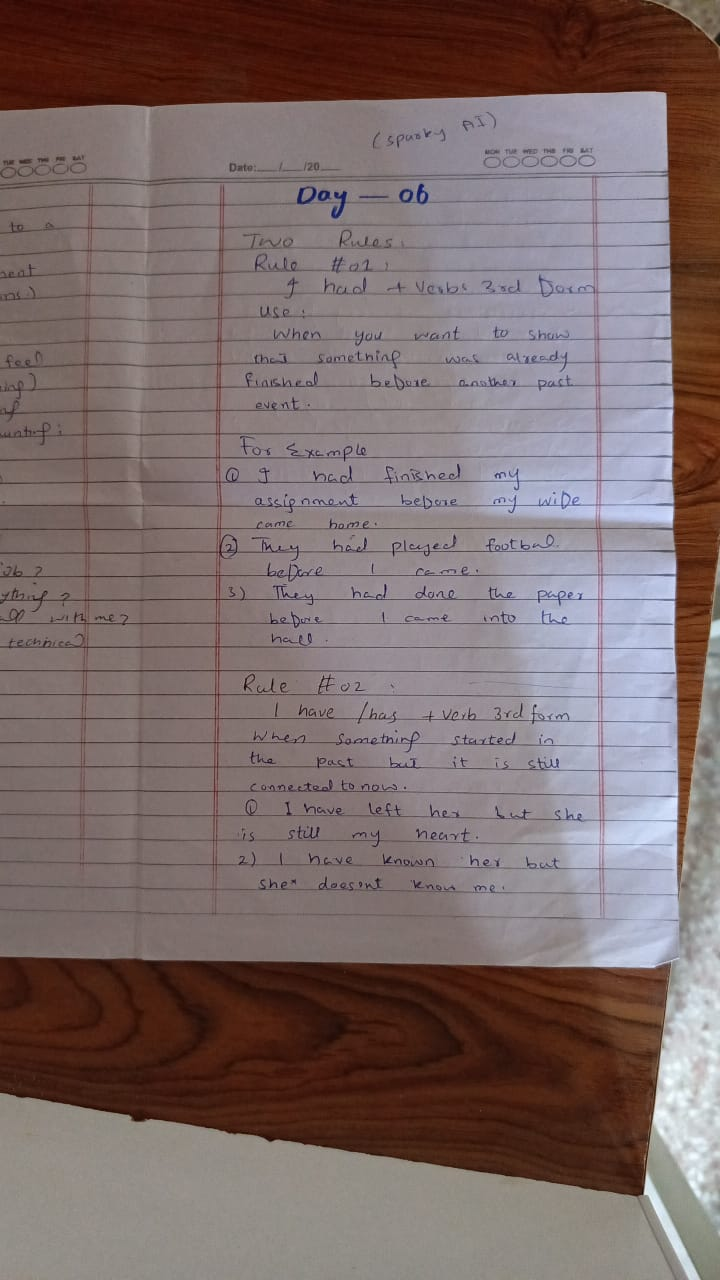
#> input picture Documents-Scanner/dataset/input_images/mydoc1.jpg, 720 x 1280 px
$ python -i detection.py   (imports and definitions only)
#> lines starting #> are read from the running program, lines starting #| are printed output that depends on the picture
#> further down, picture is the input picture: shape (1280, 720, 3); mean B, G, R 107.2, 108.1, 124.6
"""
detection.py
============

Document boundary and corner detection algorithms.

Uses classical computer vision techniques:
- Multi-scale LAB Lightness & Edge Saliency Maps
- Morphological Closing & Contour Hull Approximation
- CamScanner Multi-Strategy Paper Quadrilateral Detector

Part of the Devsil Document Scanner Application.
"""

from __future__ import annotations

import logging
from typing import List, Tuple

import cv2
import numpy as np

from utils.processing_utils import find_document_corners, order_points

logger = logging.getLogger(__name__)


class DocumentNotFoundError(Exception):
    """Raised when no valid document boundary could be identified."""


def detect_edges(image: np.ndarray, low_thresh: int = 30, high_thresh: int = 150) -> np.ndarray:
    """Compute Canny edge map with Gaussian blurring."""
#> called with low_thresh = 30, high_thresh = 150
    if len(image.shape) == 3:
        gray = cv2.cvtColor(image, cv2.COLOR_BGR2GRAY)
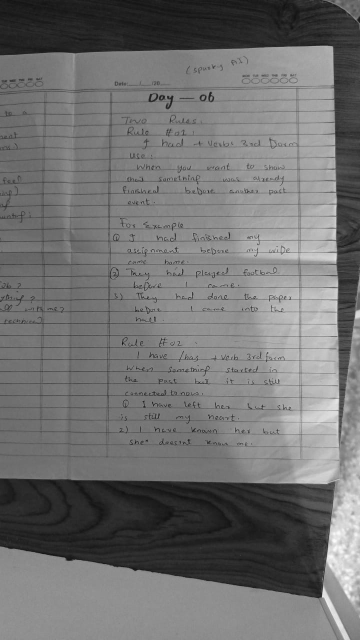
#> gray: shape (1280, 720) (shown at 1/2 size); min 4, max 253, mean 112.9
    else:
        gray = image.copy()
    blurred = cv2.GaussianBlur(gray, (9, 9), 0)
    return cv2.Canny(blurred, low_thresh, high_thresh)
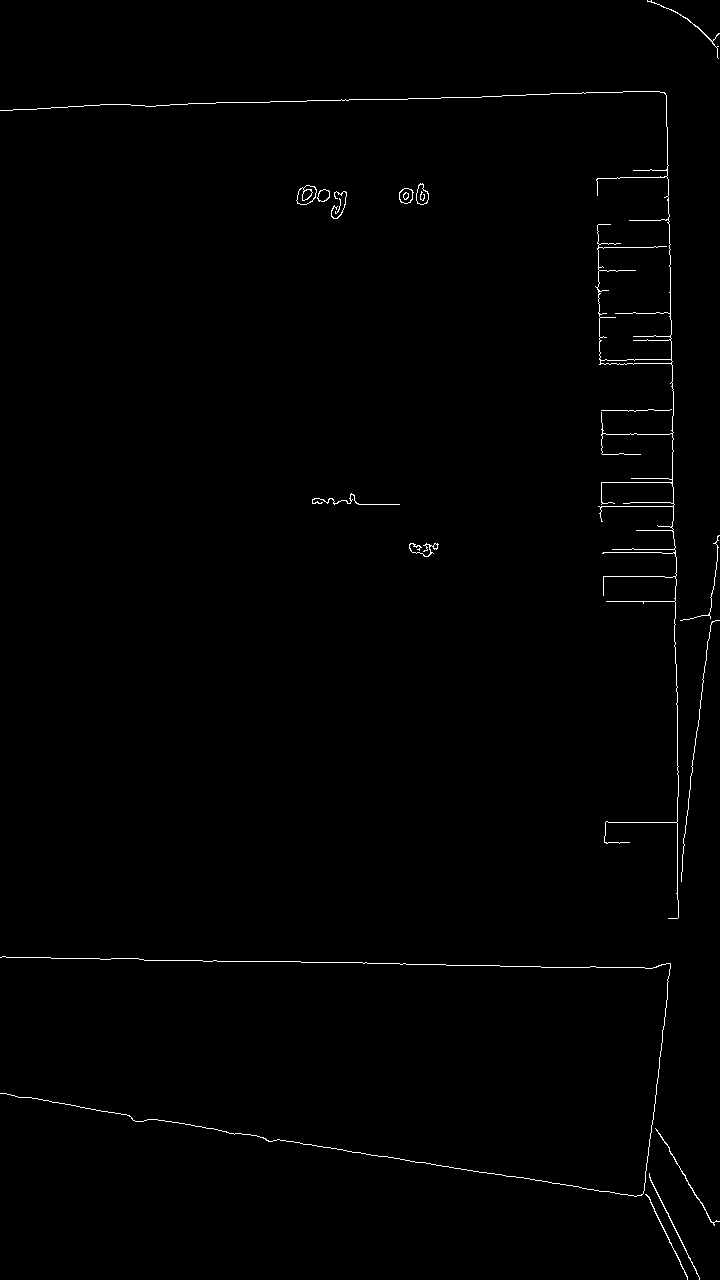
#> returned value: shape (1280, 720); 0.7% white in thin lines or dots


# [38 lines left out: functions combine_edge_sources, detect_document_contour, get_full_frame_fallback, not called in this run]

>>> import cv2
>>> picture = cv2.imread('../dataset/input_images/mydoc1.jpg')
>>> result = detect_edges(picture)

$ run again, on Documents-Scanner/dataset/input_images/mydoc2.jpg
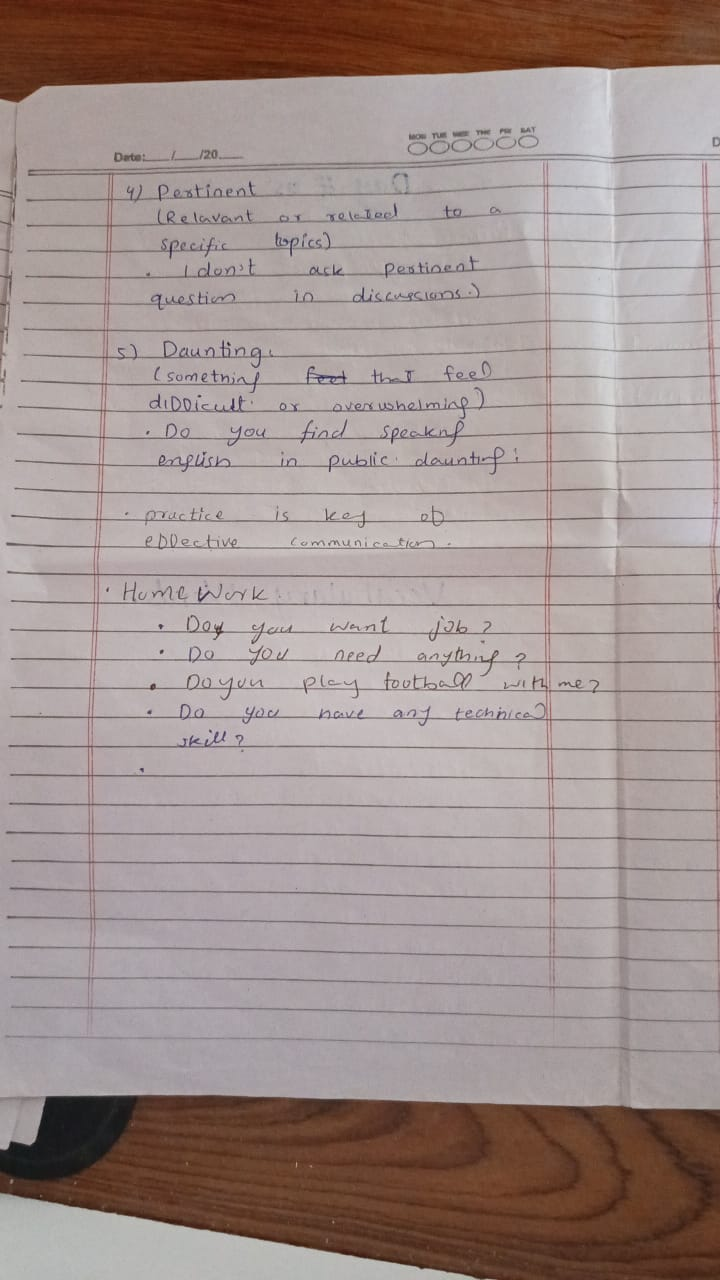
#> input picture Documents-Scanner/dataset/input_images/mydoc2.jpg, 720 x 1280 px
#> picture is the input picture: shape (1280, 720, 3); mean B, G, R 144, 147, 161.9
#> in detect_edges, `gray = cv2.cvtColor(image, cv2.COLOR_BGR2GRAY)`:
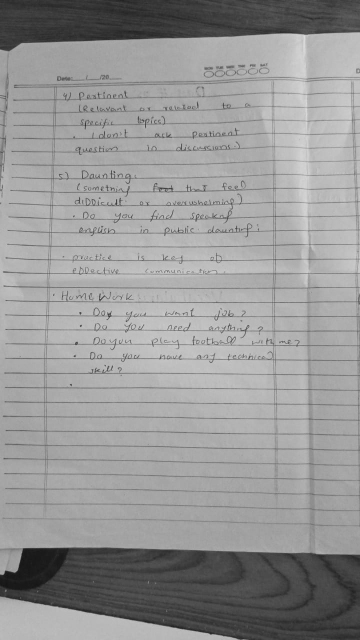
#> gray: shape (1280, 720) (shown at 1/2 size); min 13, max 227, mean 151.1
#> in detect_edges, `return cv2.Canny(blurred, low_thresh, high_thresh)`:
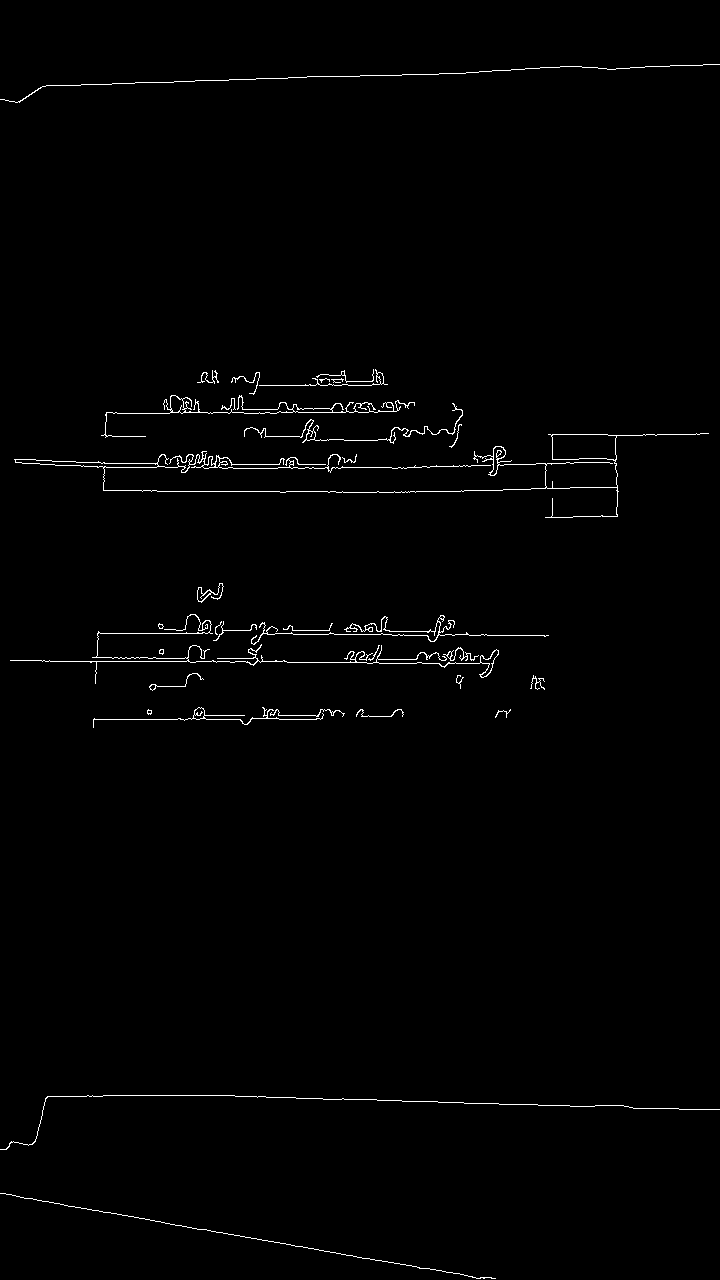
#> returned value: shape (1280, 720); 1% white in thin lines or dots

$ run again, on Documents-Scanner/dataset/input_images/mydoc3.jpg
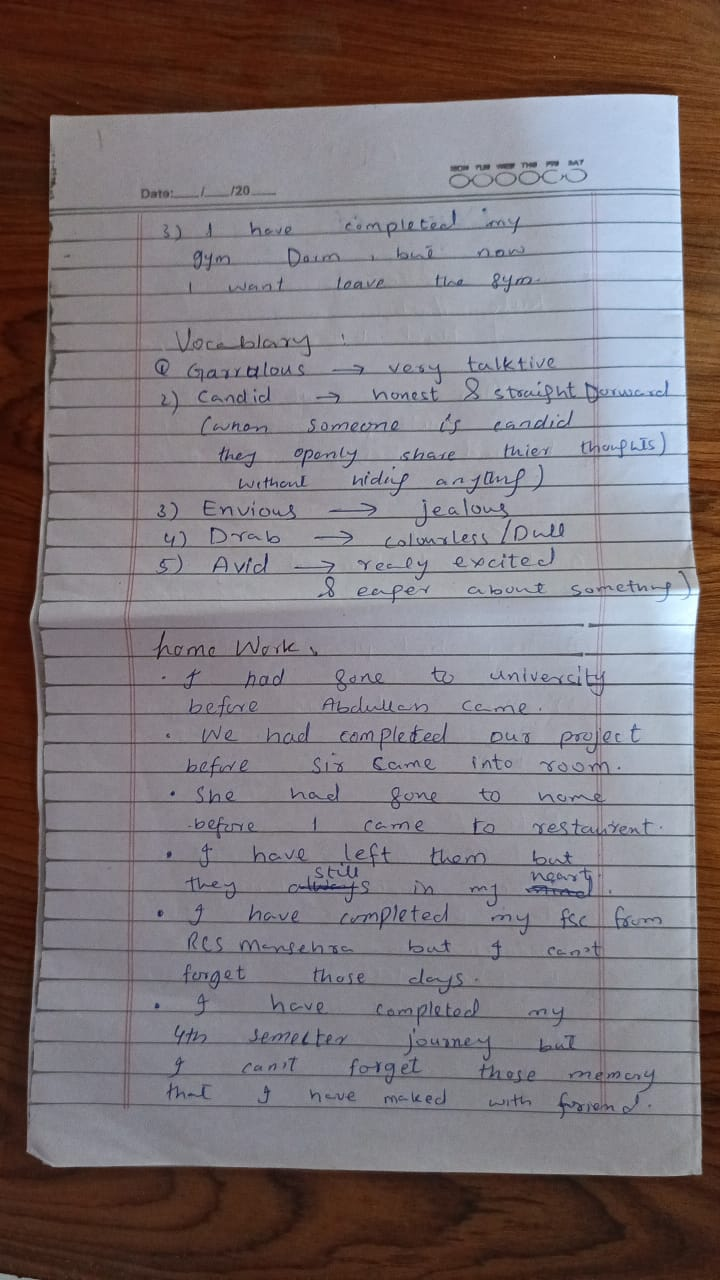
#> input picture Documents-Scanner/dataset/input_images/mydoc3.jpg, 720 x 1280 px
#> picture is the input picture: shape (1280, 720, 3); mean B, G, R 119.4, 116.1, 124.9
#> in detect_edges, `gray = cv2.cvtColor(image, cv2.COLOR_BGR2GRAY)`:
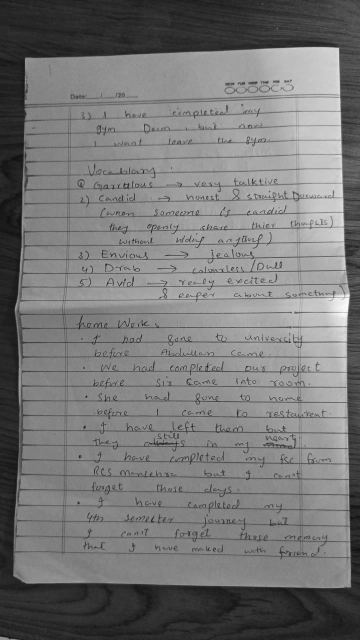
#> gray: shape (1280, 720) (shown at 1/2 size); min 9, max 250, mean 119.1
#> in detect_edges, `return cv2.Canny(blurred, low_thresh, high_thresh)`:
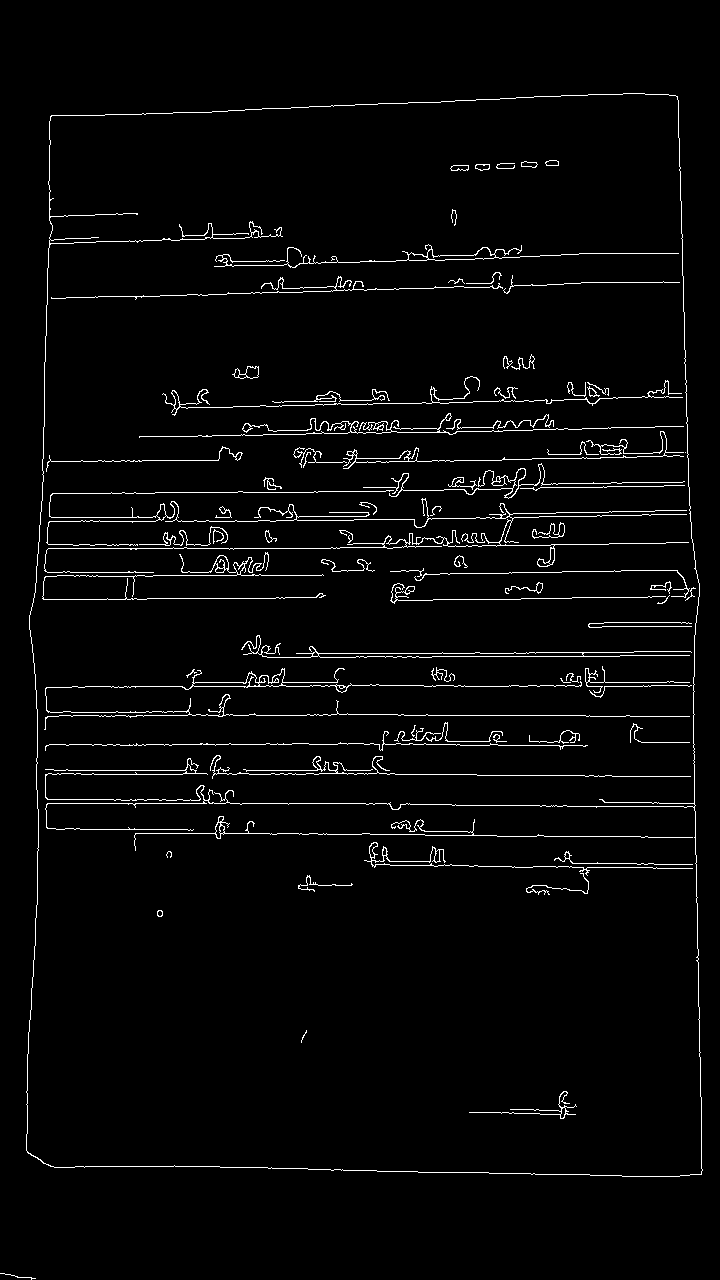
#> returned value: shape (1280, 720); 2.8% white in thin lines or dots
